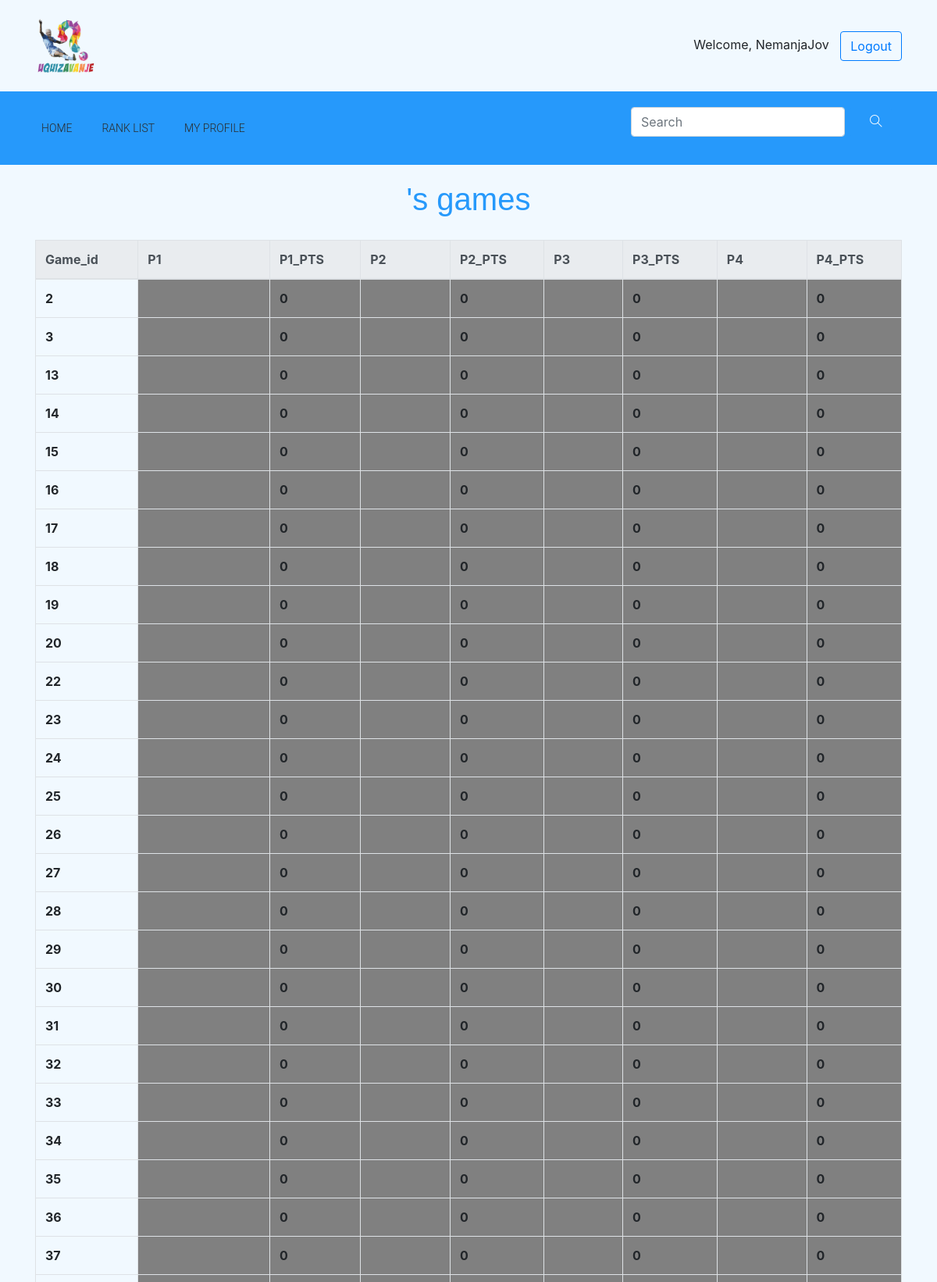
The app's page /games_overview/181/ (signed in, upper part) with its own data.
### quiz/models.py (models this page shows, shortened)
class User(AbstractUser):
    email = models.EmailField(
        verbose_name='email address',
        max_length=255,
        unique=True,
    )
    age = models.IntegerField(null = True)
    is_active = models.BooleanField(default=True)
    is_moderator = models.BooleanField(default=False)
    wants_moderator = models.BooleanField(default = False)
    first_name = models.CharField(max_length=50)
    last_name = models.CharField( max_length=50)
    level = models.IntegerField(default = 0)
    exp = models.IntegerField(default = 0)
    picture = models.TextField(default = "quiz/default_avatar.jpg", max_length = 50, blank = True, null = True)
    ranking = models.IntegerField(default = -1)
    def moderator(self):
        return self.is_moderator
    def is_senior(self):
        return self.level >= 10
    def get_by_id(id_val):
        return User.objects.filter(id=id_val).first()
    USERNAME_FIELD = 'username'
    REQUIRED_FIELDS = ['email']

class Game(models.Model):
    MAX_PLAYERS = 4
    NUM_ANSWERS = 4
    GAME_NOT_STARTED    = 0
    GAME_IN_PLAY        = 1
    GAME_OVER           = 2
    player_one = models.ForeignKey(settings.AUTH_USER_MODEL,related_name = '%(class)s_p1', on_delete=models.DO_NOTHING, null=True)
    player_two = models.ForeignKey(settings.AUTH_USER_MODEL, related_name = '%(class)s_p2',on_delete=models.DO_NOTHING, null=True)
    player_three = models.ForeignKey(settings.AUTH_USER_MODEL, related_name = '%(class)s_p3', on_delete=models.DO_NOTHING, null=True)
    player_four = models.ForeignKey(settings.AUTH_USER_MODEL, related_name = '%(class)s_p4', on_delete=models.DO_NOTHING, null=True)
    player_one_pts = models.IntegerField(default=0)
    player_two_pts = models.IntegerField(default=0)
    player_three_pts = models.IntegerField(default=0)
    player_four_pts = models.IntegerField(default=0)
    game_state      = models.IntegerField(default=0)
    num_questions   = models.IntegerField(default=0)
    cur_question    = models.IntegerField(default=-1)
    num_players     = models.IntegerField(default=0)
    num_answers     = models.IntegerField(default=0)
    winner = models.ForeignKey(settings.AUTH_USER_MODEL, related_name = '%(class)s_win', on_delete=models.DO_NOTHING, blank = True, null = True)
    def get_all_games(user):
        return Game.objects.filter(player_one = user) | Game.objects.filter(player_two = user) | Game.objects.filter(player_three = user) | Game.objects.filter(player_four = user)

### quiz/views.py (the view)
# urls.py: url(r'^games_overview/(?P<value>\d+)/$',             views.games_overview,                name = 'games_overview'),
def games_overview(request, value):
    if request.user.is_authenticated:
        user = User.get_by_id(value)
        template = loader.get_template('quiz/games_overview.html')
        games = Game.get_all_games(user)
        context = {
                'curUser': user,
                'games': games,
            }
        return HttpResponse(template.render(context, request))
    else:
        return redirect('/home')

### quiz/templates/quiz/games_overview.html (shortened to what this page needs)
{% extends "quiz/base.html" %} {% block content %}
<div class="container">
  <div class="row justify-content-center" id="trophy_h1">
    <h1 class="text-center">{{curUser.username}}'s games</h1>
  </div>
  <div class="table-responsive">
    <table class="table table-bordered">
      <thead class="thead-light">
          <tr>
              <th scope="col">
                Game_id
              <th scope="col">
                P1
              <th scope="col">
                P1_PTS
              <th scope="col">
                P2
              <th scope="col">
                P2_PTS
              <th scope="col">
                P3
              <th scope="col">
                P3_PTS
              <th scope="col">
                P4
              <th scope="col">
                P4_PTS
          </tr>
      </thead>
    {%for game in games%}
    <tr>
        <th scope="row">
          {{game.id}}
        <td {%if curUser.id == game.player_one.id%} style="font-weight: bold; background: gray" {%endif%}>
        </td>
        <td {%if curUser.id == game.player_one.id%} style="font-weight: bold; background: gray" {%endif%}>
          {{game.player_one_pts}}
        </td>
        <td {%if curUser.id == game.player_two.id%} style="font-weight: bold; background: gray" {%endif%}>
        </td>
        <td {%if curUser.id == game.player_two.id%} style="font-weight: bold; background: gray" {%endif%}>
          {{game.player_two_pts}}
        </td>
        <td {%if curUser.id == game.player_three.id%} style="font-weight: bold; background: gray" {%endif%}>
        </td>
        <td {%if curUser.id == game.player_three.id%} style="font-weight: bold; background: gray" {%endif%}>
          {{game.player_three_pts}}
        </td>
        <td {%if curUser.id == game.player_four.id%} style="font-weight: bold; background: gray" {%endif%}>
        </td>
        <td {%if curUser.id == game.player_four.id%} style="font-weight: bold; background: gray" {%endif%}>
          {{game.player_four_pts}}
        </td>
    </tr>
    {%endfor%}
  </table>
  </div>
</div>
{% endblock content%}

### quiz/templates/quiz/base.html (shortened to what this page needs)
{% load static %}
<!doctype html>
<html lang="en">
<head>
    <link rel="stylesheet" href="{% static 'quiz/bootstrap.min.css' %}">
    <link rel="stylesheet" href="{% static 'quiz/animate.css' %}">
    <link rel="stylesheet" href="{% static 'quiz/font-awesome.min.css' %}">
    <link rel="stylesheet" href="{% static 'quiz/style.css' %}">
    <link rel="stylesheet" href="{% static 'quiz/themify-icons.css' %}">
</head>
<body>
        <div id="page_container">
            <div id="content_wrapper">
    <header class="header_area">
        <div class="sub_header">
            <div class="container">
                <div class="row align-items-center">
                    <div class="col-xs-8 col-md-8 col-xl-6">
                        <div id="logo">
                            <a href="{% url 'quiz:home' %}"><img src="{% static 'quiz/uqizavanje_logo.png' %}" alt=""
                                    title="" /></a>
                        </div>
                    </div>
                    <div class="col-xs-4 col-md-4 col-xl-6">
                        {% if user.is_authenticated %}
                        <div class="float-right" id="welcome_message">
                            Welcome, {{ user.get_username }}
                            <a href="/accounts/logout" class="btn btn-outline-primary">Logout</a>
                        </div>
                        {% endif %}
                    </div>
                </div>
            </div>
        </div>
        <div class="main_menu">
            <div class="container">
                <div class="row">
                    <div class="col-lg-12">
                        <nav class="navbar navbar-expand-lg navbar-light">
                            <div class="collapse navbar-collapse" id="navbarSupportedContent">
                                <ul class="navbar-nav mr-auto">
                                    <li class="nav-item active">
                                        <a class="nav-link active" href="{% url 'quiz:home' %}">Home</a>
                                    </li>
                                    <li class="nav-item">
                                        <a class="nav-link" href="{% url 'quiz:rank_list'%}">Rank List</a>
                                    </li>
                                    {% if user.is_authenticated %}
                                    <li class="nav-item">
                                        <a class="nav-link" href="{% url 'quiz:my_profile' value=user.id%}">My Profile</a>
                                    </li>
                                    {% endif %}
                                </ul>
                            </div>
                            <div class="header_social_icon d-none d-sm-block">
                                <ul>
                                    <li>
                                        <form action="/search_results/" method="GET" class="form-inline mr-auto">
                                            <div class="md-form my-0">
                                                <input class="form-control" name="searched_name" type="search"
                                                    placeholder="Search" aria-label="Search">
                                                <button class="btn btn-primary" type='submit' id='lupa'><i
                                                        class=" ti-search text-white ml-3"
                                                        aria-hidden="true"></i></button>
                                            </div>
                                        </form>
                                    </li>
                                </ul>
                            </div>
                        </nav>
                    </div>
                </div>
            </div>
        </div>
    </header>
    {% block content %}
    {% endblock content %}
    </div>
</div>
</body>
</html>

### quiz/static/quiz/style.css (style rules this page uses)
a { text-decoration: none; -webkit-transition: 0.5s; transition: 0.5s; }
h1, h2, h3, h4, h5, h6 { color: #2a2a2a; font-family: "Cabin", sans-serif; }
img { max-width: 100%; }
.sub_header { padding: 20px 0px; background-color: #F1F9FF; }
.sub_header img { height: 15%; width: 15%; }
.main_menu { background-color: #2699FB; }
.main_menu .navbar-light .navbar-nav .nav-link { color: #2a2a2a; font-weight: 300; font-family: "Roboto", sans-serif; }
.main_menu .header_social_icon ul li { padding-right: 13px; }
.main_menu ul li { display: inline-block; font-size: 14px; text-transform: uppercase; padding-right: 22px; }
body { background-color: #F1F9FF; }
#lupa { background-color: #2699FB; border:#2699FB; }
#welcome_message a { margin-left: 10px; }
#trophy_h1 { margin-top: 20px; margin-bottom: 20px; }
#trophy_h1 h1 { color: #2699FB; font-family: 'Cabin', sans-serif; }
.main_menu .navbar { padding: 20px 0px; }
#page_container { position: relative; min-height: 100vh; }
#content_wrapper { padding-bottom: 100px; }

### records on screen
User: get_username "NemanjaJov"
Game: id "2", player_one_pts "0", player_two_pts "0", player_three_pts "0", player_four_pts "0"
Game: id "3", player_one_pts "0", player_two_pts "0", player_three_pts "0", player_four_pts "0"
Game: id "13", player_one_pts "0", player_two_pts "0", player_three_pts "0", player_four_pts "0"
Game: id "14", player_one_pts "0", player_two_pts "0", player_three_pts "0", player_four_pts "0"
Game: id "15", player_one_pts "0", player_two_pts "0", player_three_pts "0", player_four_pts "0"
Game: id "16", player_one_pts "0", player_two_pts "0", player_three_pts "0", player_four_pts "0"
Game: id "17", player_one_pts "0", player_two_pts "0", player_three_pts "0", player_four_pts "0"
Game: id "18", player_one_pts "0", player_two_pts "0", player_three_pts "0", player_four_pts "0"
Game: id "19", player_one_pts "0", player_two_pts "0", player_three_pts "0", player_four_pts "0"
Game: id "20", player_one_pts "0", player_two_pts "0", player_three_pts "0", player_four_pts "0"
Game: id "22", player_one_pts "0", player_two_pts "0", player_three_pts "0", player_four_pts "0"
Game: id "23", player_one_pts "0", player_two_pts "0", player_three_pts "0", player_four_pts "0"
Game: id "24", player_one_pts "0", player_two_pts "0", player_three_pts "0", player_four_pts "0"
Game: id "25", player_one_pts "0", player_two_pts "0", player_three_pts "0", player_four_pts "0"
Game: id "26", player_one_pts "0", player_two_pts "0", player_three_pts "0", player_four_pts "0"
Game: id "27", player_one_pts "0", player_two_pts "0", player_three_pts "0", player_four_pts "0"
Game: id "28", player_one_pts "0", player_two_pts "0", player_three_pts "0", player_four_pts "0"
Game: id "29", player_one_pts "0", player_two_pts "0", player_three_pts "0", player_four_pts "0"
Game: id "30", player_one_pts "0", player_two_pts "0", player_three_pts "0", player_four_pts "0"
Game: id "31", player_one_pts "0", player_two_pts "0", player_three_pts "0", player_four_pts "0"
Game: id "32", player_one_pts "0", player_two_pts "0", player_three_pts "0", player_four_pts "0"
Game: id "33", player_one_pts "0", player_two_pts "0", player_three_pts "0", player_four_pts "0"
Game: id "34", player_one_pts "0", player_two_pts "0", player_three_pts "0", player_four_pts "0"
Game: id "35", player_one_pts "0", player_two_pts "0", player_three_pts "0", player_four_pts "0"
Game: id "36", player_one_pts "0", player_two_pts "0", player_three_pts "0", player_four_pts "0"
Game: id "37", player_one_pts "0", player_two_pts "0", player_three_pts "0", player_four_pts "0"
